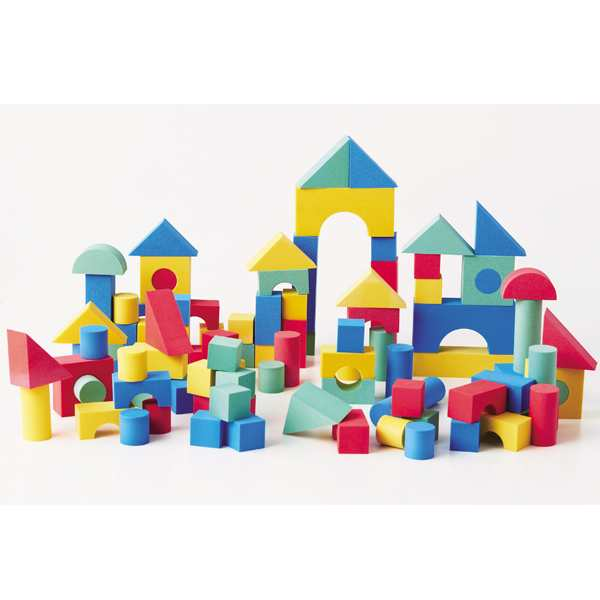
#> input picture testimages/fasttestimage3.jpg, 600 x 600 px, found by its file name
$ python factcorner.py   (older library calls are emulated)
#> lines starting #> are read from the running program, lines starting #| are printed output that depends on the picture; after the words box and inside, x2 and y2 are one past the last pixel; in counts of white or black regions, pixels touching at a corner belong together
import cv2
import numpy as np
import os

def fastcornerdetect(grayframe, threshold, diffpixelnum):

    #height and width of image (pixels)
    height = grayframe.shape[0]
    width = grayframe.shape[1]
    corners = []

    for i in range(3, height - 3):
        for j in range(3, width - 3):
            pixelpos = grayframe[i, j]

            #circle patttern
            patterns = [grayframe[i - 3, j - 1], grayframe[i - 3, j], grayframe[i - 3, j + 1],
                        grayframe[i - 2, j + 1], grayframe[i - 1, j + 2], grayframe[i, j + 3],
                        grayframe[i + 1, j + 2], grayframe[i + 2, j + 1], grayframe[i + 3, j],
                        grayframe[i + 2, j - 1], grayframe[i + 1, j - 2], grayframe[i, j - 3],
                        grayframe[i - 1, j - 2], grayframe[i - 2, j - 1]]

            #a pattern of pixels 1, 5, 9, 13
            fastpatterns = [grayframe[i + 3, j], grayframe[i, j + 3], grayframe[i - 3, j], grayframe[i, j - 3]]

            #Ip + t
            overthresholdvalue = pixelpos + threshold
            #Ip - t
            underthresholdvalue = pixelpos - threshold

            #number of pixels in the circle that are overthreshold or underthreshold
            overthreshold = np.sum(np.array(patterns) > overthresholdvalue)
            underthreshold = np.sum(np.array(patterns) < underthresholdvalue)
            #number of pixels from 1, 5, 9, 13 that are overthreshold or underthreshold
            fastoverthreshold = np.sum(np.array(fastpatterns) > overthresholdvalue)
            fastunderthreshold = np.sum(np.array(fastpatterns) < underthresholdvalue)

            #there must be at least 3 pixels that are overthreshold or underthreshold from pixels 1, 5, 9, 13 to be a corner
            if fastoverthreshold >= 3 or fastunderthreshold >=3:
                #a pixel is a corner if there are n or more pixels in the circle that are overthreshold or underthreshold
                if overthreshold >= diffpixelnum or underthreshold >= diffpixelnum:
                    corners.append((j, i))

    return corners

def harris_corners(grayframe, corners, k, N):
    R_values = []
    # Calculate the partial derivatives for each pixel
    sobelx = cv2.Sobel(grayframe, cv2.CV_64F, 1, 0, ksize=5)
    sobely = cv2.Sobel(grayframe, cv2.CV_64F, 0, 1, ksize=5)

    # Create a Gaussian kernel
    gkern = cv2.getGaussianKernel(ksize=5, sigma=-1)
    gkern = gkern * gkern.T

    # Calculate the R value for every candidate corner
    for corner in corners:
        harris_matrix = np.zeros((2, 2))
        # calculate the harris matrix by summing each x, y matrix
        for i in range(25):
            x = corner[0] - 2 + i // 5
            y = corner[1] - 2 + i % 5
            grad = np.array([sobelx[x, y], sobely[x, y]])

            # Apply the Gaussian window
            weighted_grad = gkern[i // 5, i % 5] * grad

            harris_matrix += np.outer(weighted_grad, weighted_grad)
        # Calculate R value
        R_value = np.linalg.det(harris_matrix) - k * (np.trace(harris_matrix))**2
        R_values.append((corner, R_value))

    R_values.sort(key=lambda x: x[1], reverse=True)
    # Return the top N corners
    return [pair[0] for pair in R_values[:N]]


imagepath = "/Users/alexa/vSLAM/testimages/fasttestimage3.jpg"
testimage = cv2.imread(imagepath)
#> testimage is the input picture: shape (600, 600, 3); mean B, G, R 212.6, 217.3, 223.4
threshold = 10
pixelnumbers = 12
#conversion to grayscale
grayframe = cv2.cvtColor(testimage, cv2.COLOR_BGR2GRAY)
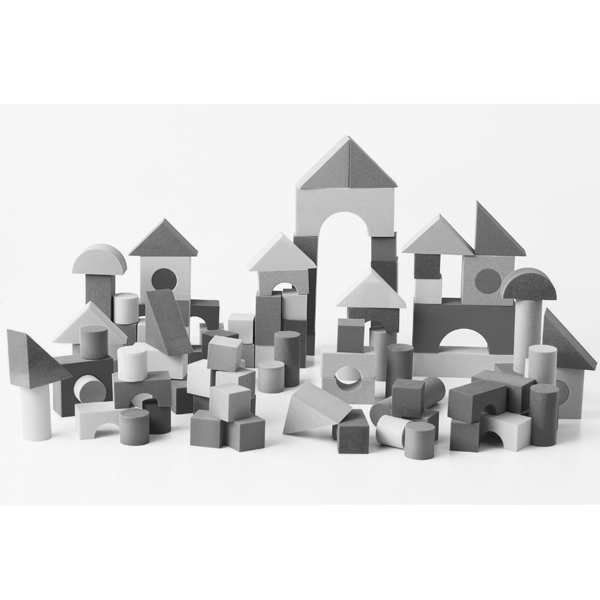
#> grayframe: shape (600, 600); min 4, max 255, mean 218.5
fastcorners = fastcornerdetect(grayframe, threshold, pixelnumbers)
#> after the loop in fastcornerdetect, `for i in range(3, height - 3):`: corners = 1656 pairs, first value 26 to 595, second value 136 to 458
#> fastcorners has the same summary as corners in fastcornerdetect
# fastcorners = harris_corners(grayframe, fastcorners, 0.04, 20)
# print(fastcorners)

for corner in fastcorners:
    cv2.circle(testimage, corner, radius = 3, color = (0,255,0), thickness = 1)
#> this loop made 1656 passes
#> corner on passes 1 to 3: (347, 136), (348, 136), (349, 136)
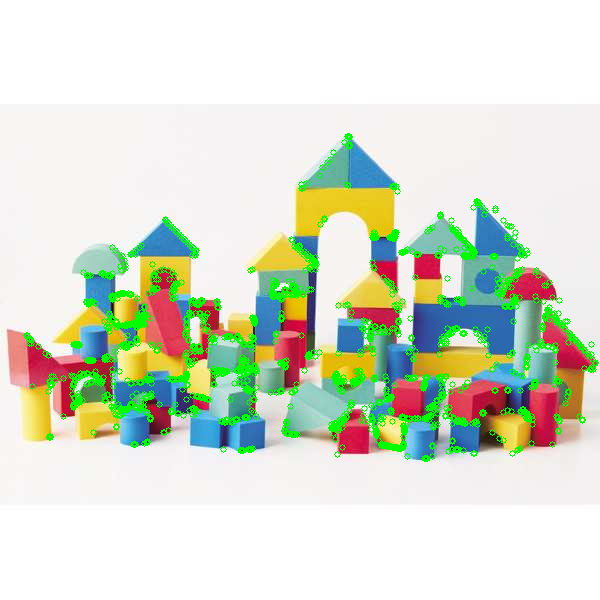
#> testimage: shape (600, 600, 3); 4.82% of pixels changed, all inside (x1, y1, x2, y2) = (23, 133, 599, 462)

cv2.imshow("corners", testimage)
cv2.waitKey(0)
cv2.destroyAllWindows()

$ run again, with testimages/fasttestimage1.jpg copied over testimages/fasttestimage3.jpg
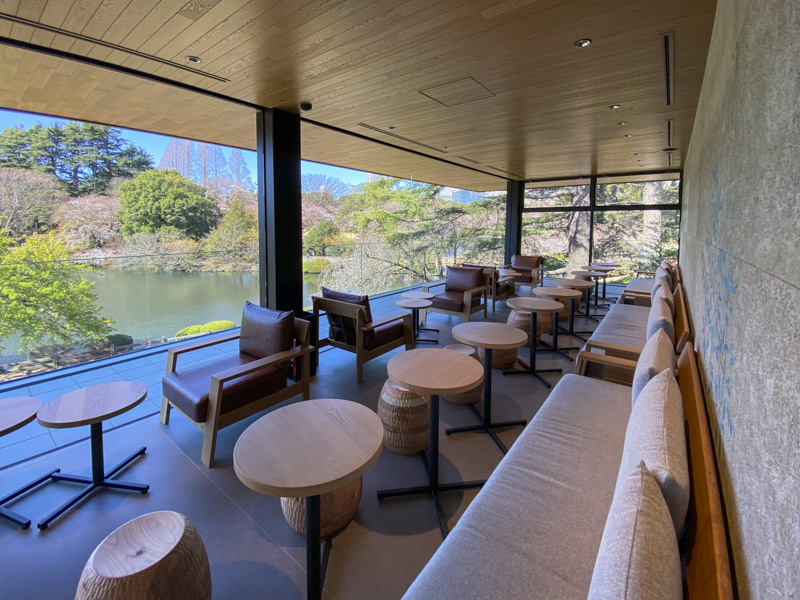
#> input picture testimages/fasttestimage1.jpg, 800 x 600 px, found by its file name
#> testimage is the input picture: shape (600, 800, 3); mean B, G, R 113.7, 115, 118.7
#> `grayframe = cv2.cvtColor(testimage, cv2.COLOR_BGR2GRAY)`:
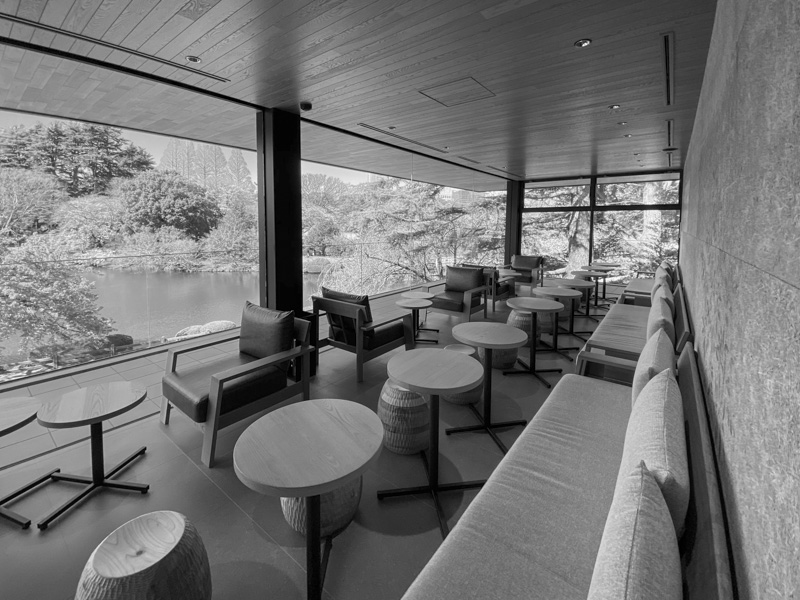
#> grayframe: shape (600, 800); min 0, max 253, mean 115.9
#> after the loop in fastcornerdetect, `for i in range(3, height - 3):`: corners = 21743 items
#> the loop `for corner in fastcorners:` made 21743 passes
#> corner on passes 1 to 3: (73, 3), (100, 3), (101, 3)
#> after the loop `for corner in fastcorners:`:
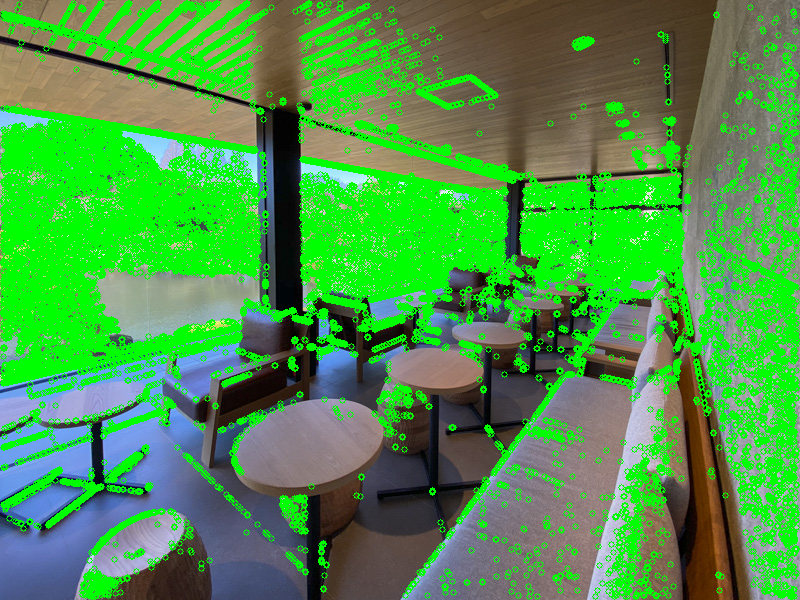
#> testimage: shape (600, 800, 3); mean B, G, R 71.5, 151.7, 75

$ run again, with testimages/fasttestimage2.jpg copied over testimages/fasttestimage3.jpg
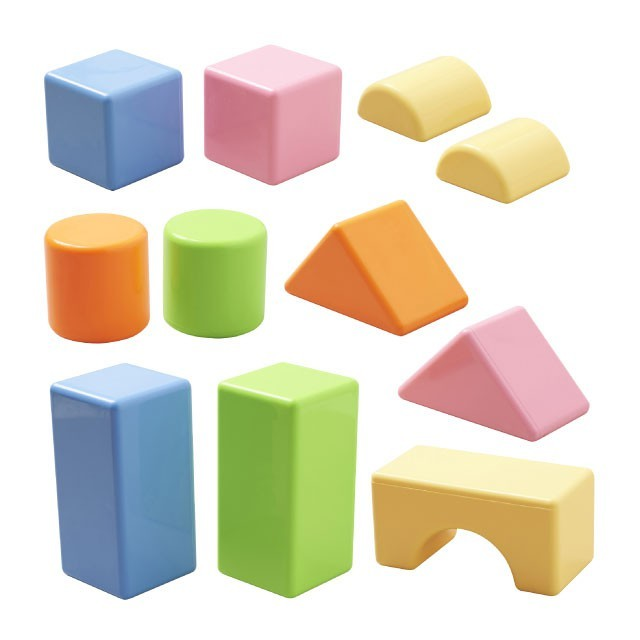
#> input picture testimages/fasttestimage2.jpg, 640 x 640 px, found by its file name
#> testimage is the input picture: shape (640, 640, 3); mean B, G, R 199, 216.7, 222.3
#> `grayframe = cv2.cvtColor(testimage, cv2.COLOR_BGR2GRAY)`:
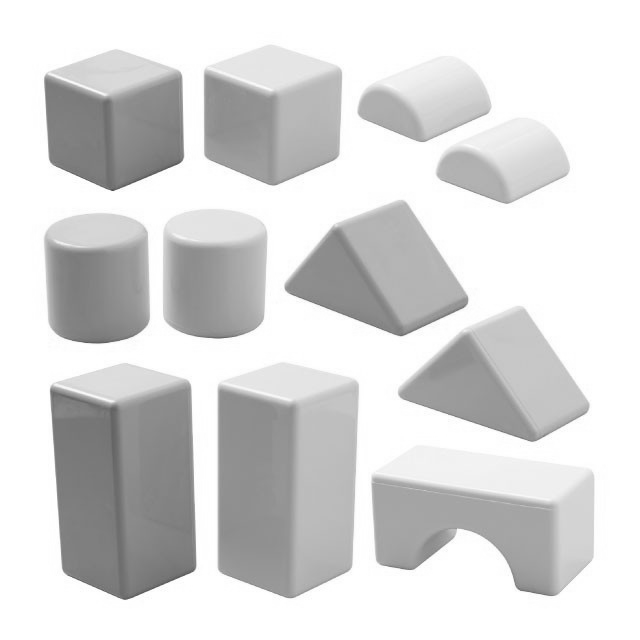
#> grayframe: shape (640, 640); min 76, max 255, mean 216.3
#> after the loop in fastcornerdetect, `for i in range(3, height - 3):`: corners = 842 pairs, first value 51 to 589, second value 74 to 598
#> fastcorners has the same summary as corners in fastcornerdetect
#> the loop `for corner in fastcorners:` made 842 passes
#> corner on passes 1 to 3: (51, 74), (52, 74), (53, 74)
#> after the loop `for corner in fastcorners:`:
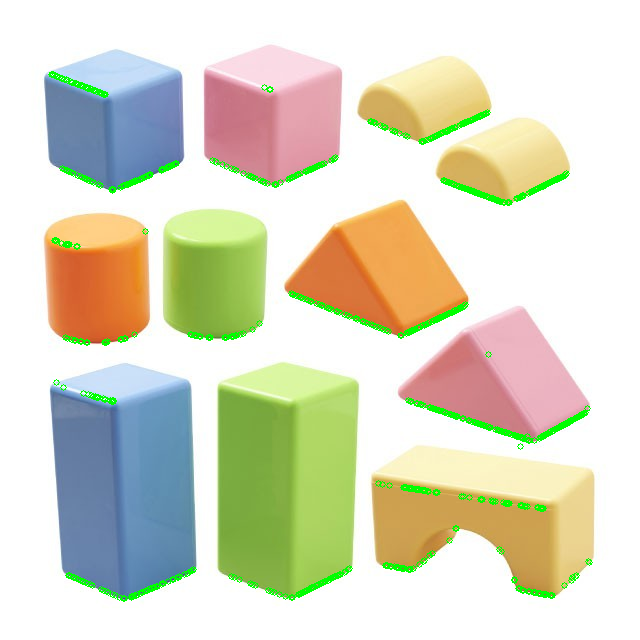
#> testimage: shape (640, 640, 3); 2.07% of pixels changed, all inside (x1, y1, x2, y2) = (48, 71, 593, 602)
